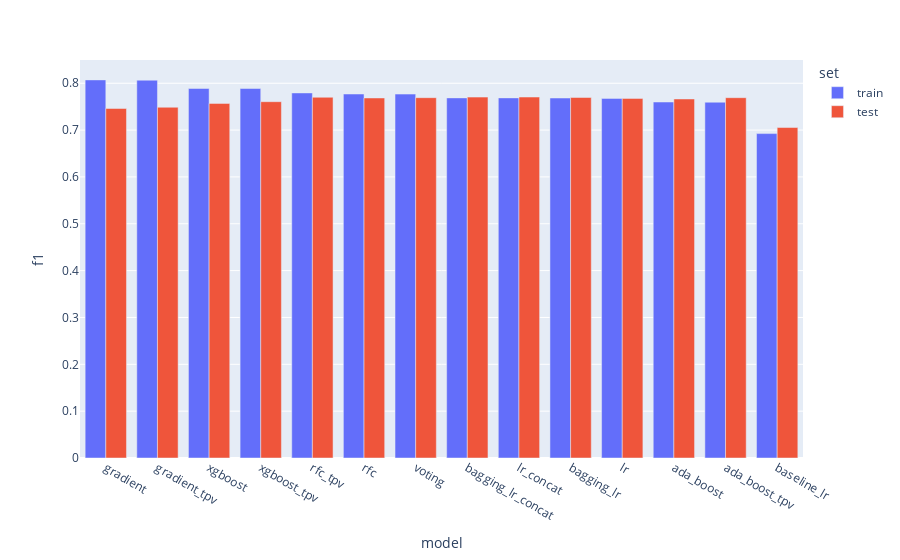

Source (notebook cell):
### Code cell
fig = px.bar(scores_df, x="model", y="f1", barmode="group", hover_name="f1")
fig.show()

### Figure 1 — Plotly figure (JSON) as saved in the notebook; plotly's stock layout.template omitted (floating-point values rounded to 4 significant figures)
{"data": [{"alignmentgroup": "True", "hovertemplate": "<b>%{hovertext}</b><br><br>set=train<br>model=%{x}<br>f1=%{y}<extra></extra>", "hovertext": [0.8071, 0.8065, 0.7888, 0.7887, 0.7793, 0.777, 0.7769, 0.7688, 0.7687, 0.7685, 0.7677, 0.76, 0.7595, 0.6925], "legendgroup": "train", "marker": {"color": "#636efa", "pattern": {"shape": ""}}, "name": "train", "offsetgroup": "train", "orientation": "v", "showlegend": true, "textposition": "auto", "type": "bar", "x": ["gradient", "gradient_tpv", "xgboost", "xgboost_tpv", "rfc_tpv", "rfc", "voting", "bagging_lr_concat", "lr_concat", "bagging_lr", "lr", "ada_boost", "ada_boost_tpv", "baseline_lr"], "xaxis": "x", "y": [0.8071, 0.8065, 0.7888, 0.7887, 0.7793, 0.777, 0.7769, 0.7688, 0.7687, 0.7685, 0.7677, 0.76, 0.7595, 0.6925], "yaxis": "y"}, {"alignmentgroup": "True", "hovertemplate": "<b>%{hovertext}</b><br><br>set=test<br>model=%{x}<br>f1=%{y}<extra></extra>", "hovertext": [0.7706, 0.7704, 0.7701, 0.7696, 0.7692, 0.7691, 0.7685, 0.7677, 0.7664, 0.7606, 0.757, 0.7488, 0.7461, 0.7055], "legendgroup": "test", "marker": {"color": "#EF553B", "pattern": {"shape": ""}}, "name": "test", "offsetgroup": "test", "orientation": "v", "showlegend": true, "textposition": "auto", "type": "bar", "x": ["lr_concat", "bagging_lr_concat", "rfc_tpv", "bagging_lr", "voting", "ada_boost_tpv", "rfc", "lr", "ada_boost", "xgboost_tpv", "xgboost", "gradient_tpv", "gradient", "baseline_lr"], "xaxis": "x", "y": [0.7706, 0.7704, 0.7701, 0.7696, 0.7692, 0.7691, 0.7685, 0.7677, 0.7664, 0.7606, 0.757, 0.7488, 0.7461, 0.7055], "yaxis": "y"}], "layout": {"barmode": "group", "legend": {"title": {"text": "set"}, "tracegroupgap": 0}, "margin": {"t": 60}, "xaxis": {"anchor": "y", "domain": [0, 1], "title": {"text": "model"}}, "yaxis": {"anchor": "x", "domain": [0, 1], "title": {"text": "f1"}}}}
